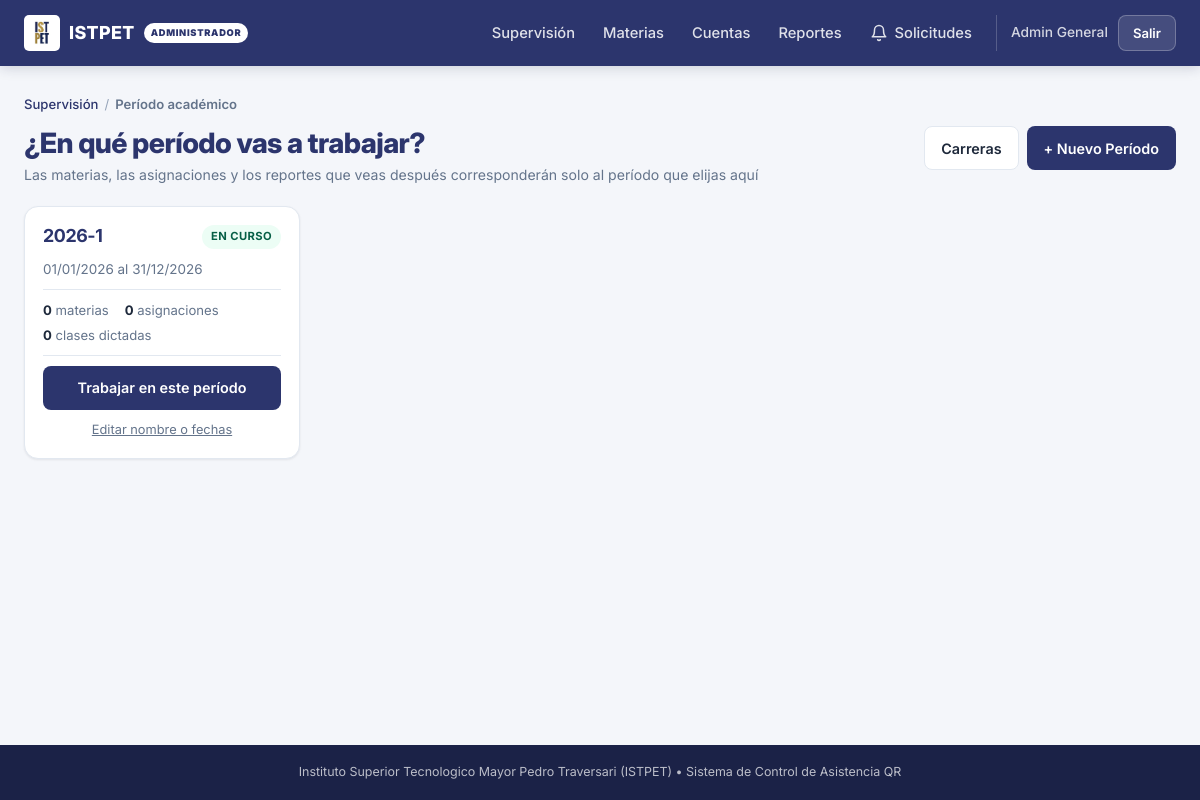
The page /public/admin/periodo (signed in) on the database its author committed.
### tables this page shows
CREATE TABLE `periodos` (
  `id` int(11) NOT NULL AUTO_INCREMENT,
  `nombre` varchar(40) NOT NULL COMMENT 'Como lo llama el instituto: 2026-1, Octubre 2026 - Marzo 2027',
  `fecha_inicio` date NOT NULL,
  `fecha_fin` date NOT NULL,
  `activo` tinyint(1) NOT NULL DEFAULT 1 COMMENT '0 = periodo cerrado, solo lectura',
  `creado_en` timestamp NOT NULL DEFAULT current_timestamp(),
  PRIMARY KEY (`id`),
  UNIQUE KEY `periodo_nombre` (`nombre`),
  KEY `idx_periodo_activo` (`activo`,`fecha_inicio`)
);

### controllers/AdminController.php (called while the page is built, shortened)
<?php
require_once __DIR__ . '/BaseController.php';
require_once dirname(__DIR__) . '/models/Materia.php';
require_once dirname(__DIR__) . '/models/Periodo.php';
class AdminController extends BaseController
{
    public function periodo(): void
    {
        [$mensaje, $error] = $this->obtenerFlash();
        $this->vista('admin.periodo', [
            'base'      => self::obtenerRutaBase(),
            'periodos'  => Periodo::listarConUso(),
            'elegido'   => (int)($_SESSION['periodo_id'] ?? 0),
            'sugerido'  => Periodo::sugerirNombre(date('Y-m-d')),
            'carreras'  => Carrera::listarConUso(),
            'mensaje'   => $mensaje,
            'error'     => $error,
            'csrf'      => self::tokenCsrf()
        ]);
    }
}

### public/index.php (called while the page is built, shortened)
<?php
$raiz = dirname(__DIR__);
require_once $raiz . '/controllers/DocenteController.php';
require_once $raiz . '/controllers/AdminController.php';
$uri    = parse_url($_SERVER['REQUEST_URI'] ?? '/', PHP_URL_PATH) ?? '/';
$metodo = strtoupper($_SERVER['REQUEST_METHOD'] ?? 'GET');
$directorio = str_replace(DIRECTORY_SEPARATOR, '/', dirname($_SERVER['SCRIPT_NAME'] ?? ''));
if ($directorio !== '/' && $directorio !== '' && str_starts_with($uri, $directorio)) {
    $uri = substr($uri, strlen($directorio));
}
$ruta = '/' . trim($uri, '/');
[$clase, $accion] = $rutas[$ruta][$metodo];
(new $clase())->$accion();

### models/Periodo.php (called while the page is built, shortened)
<?php
class Periodo
{
    public static function listarConUso(): array
    {
        $db = Database::conectar();
        return $db->query(
            "SELECT p.id, p.nombre, p.fecha_inicio, p.fecha_fin, p.activo,
                    (SELECT COUNT(*) FROM materias m
                      WHERE m.periodo_id = p.id AND m.activa = 1) AS total_materias,
                    (SELECT COUNT(*) FROM cursos c
                       JOIN materias m2 ON c.materia_id = m2.id
                      WHERE m2.periodo_id = p.id AND c.activo = 1) AS total_cursos,
                    (SELECT COUNT(*) FROM sesiones s
                       JOIN cursos c2   ON s.curso_id  = c2.id
                       JOIN materias m3 ON c2.materia_id = m3.id
                      WHERE m3.periodo_id = p.id) AS total_clases
             FROM periodos p
             ORDER BY p.fecha_inicio DESC, p.id DESC"
        )->fetchAll();
    }
}

### views/admin/periodo.php (the view, shortened to what this page needs)
<?php
require dirname(__DIR__) . '/layouts/header.php';
$hoy     = date('Y-m-d');
?>
<nav class="breadcrumb">
    <a href="<?= $base ?>/admin">Supervisión</a>
    <span class="breadcrumb-separator">/</span>
    <span class="breadcrumb-current">Período académico</span>
</nav>
<div class="page-header">
    <div>
        <h1 class="page-title">¿En qué período vas a trabajar?</h1>
        <p class="page-subtitle">
            Las materias, las asignaciones y los reportes que veas después
            corresponderán solo al período que elijas aquí
        </p>
    </div>
    <div class="acciones-cabecera">
        <button type="button" class="btn btn-outline" onclick="abrirModal('modalCarreras')">Carreras</button>
        <button type="button" class="btn btn-primary" onclick="abrirModal('modalPeriodo')">+ Nuevo Período</button>
    </div>
</div>
<div class="periodos-grid mb-6">
    <?php foreach ($periodos as $p): ?>
        <?php
            $esElegido = ((int)$p['id'] === (int)$elegido);
            $cerrado   = ((int)$p['activo'] === 0);
            $enCurso   = (!$cerrado && $hoy >= $p['fecha_inicio'] && $hoy <= $p['fecha_fin']);
        ?>
        <div class="periodo-tarjeta <?= $esElegido ? 'es-elegido' : '' ?> <?= $cerrado ? 'es-cerrado' : '' ?>">
            <div class="periodo-cabecera">
                <h3 class="periodo-nombre"><?= htmlspecialchars($p['nombre']) ?></h3>
                <?php if ($enCurso): ?>
                    <span class="badge badge-success">EN CURSO</span>
                <?php elseif ($cerrado): ?>
                    <span class="badge badge-neutral">CERRADO</span>
                <?php endif; ?>
            </div>
            <p class="periodo-fechas">
                <?= date('d/m/Y', strtotime($p['fecha_inicio'])) ?>
                al <?= date('d/m/Y', strtotime($p['fecha_fin'])) ?>
            </p>
            <ul class="periodo-cifras">
                <li><strong><?= (int)$p['total_materias'] ?></strong> materias</li>
                <li><strong><?= (int)$p['total_cursos'] ?></strong> asignaciones</li>
                <li><strong><?= (int)$p['total_clases'] ?></strong> clases dictadas</li>
            </ul>
            <form action="<?= $base ?>/admin/periodo/elegir" method="POST">
                <button type="submit" class="btn <?= $esElegido ? 'btn-outline' : 'btn-primary' ?> btn-block">
                    <?= $esElegido ? 'Seguir en este período' : 'Trabajar en este período' ?>
                </button>
            </form>
            <button type="button" class="periodo-editar"
                    onclick="abrirModal('modalEditar<?= (int)$p['id'] ?>')">Editar nombre o fechas</button>
        </div>
    <?php endforeach; ?>
</div>
<?php require dirname(__DIR__) . '/layouts/footer.php'; ?>

### rows shown on the page
periodos: nombre "2026-1", activo "EN CURSO", fecha_inicio "01/01/2026", fecha_fin "31/12/2026", total_materias "0", total_cursos "0", total_clases "0", shows "Trabajar en este período"

### other values the page prints
$nombreActual "Admin General"
